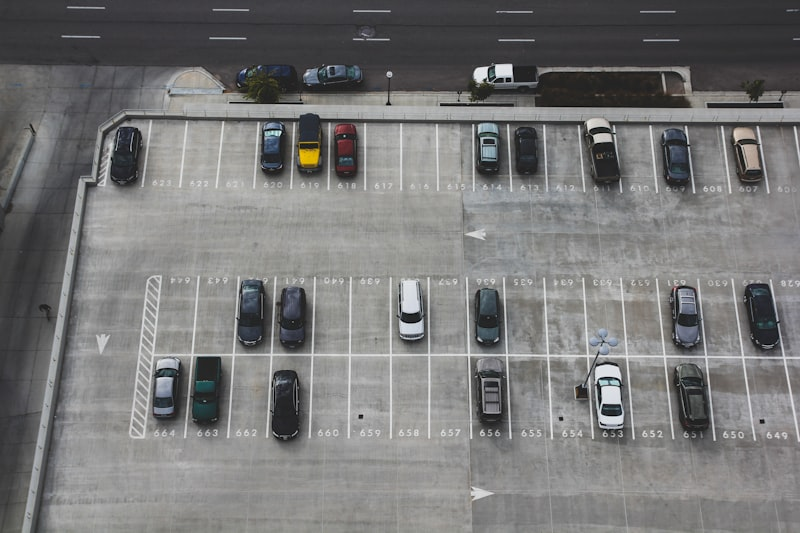
#> input picture data/samples/sample_traffic.jpg, 800 x 533 px, found by its file name
$ python lab01_pipeline.py
#> lines starting #> are read from the running program, lines starting #| are printed output that depends on the picture
### src/common/io.py
"""Universal image input and output utilities using OpenCV and Pillow."""

from __future__ import annotations

from pathlib import Path
from typing import Any

import cv2
import numpy as np
from PIL import Image

from src.common.logger import get_logger

logger = get_logger(__name__)


def load_image_cv(image_path: str | Path, as_grayscale: bool = False) -> np.ndarray:
    """Load an image from disk using OpenCV."""
#> called with as_grayscale = False
    path = Path(image_path)
    if not path.is_file():
        logger.error("Image file not found at: %s", path)
        raise FileNotFoundError(f"Image file not found: {path}")

    flags = cv2.IMREAD_GRAYSCALE if as_grayscale else cv2.IMREAD_COLOR
    image = cv2.imread(str(path), flags)
#> image is the input picture: shape (533, 800, 3); mean B, G, R 119.4, 119.6, 119.6

    if image is None:
        logger.error("Failed to decode image from: %s", path)
        raise ValueError(f"Failed to decode image at path: {path}")

    logger.debug("Loaded image via OpenCV with shape %s from %s", image.shape, path)
    return image


def save_image_cv(image: np.ndarray, output_path: str | Path) -> Path:
    """Save an image array to disk using OpenCV."""
    if not isinstance(image, np.ndarray) or image.size == 0:
        raise ValueError("Invalid image array provided for saving.")

    path = Path(output_path)
    path.parent.mkdir(parents=True, exist_ok=True)

    success = cv2.imwrite(str(path), image)
    if not success:
        logger.error("Failed to write image to %s", path)
        raise ValueError(f"OpenCV failed to write image to {path}")

    logger.info("Saved image via OpenCV to: %s", path)
    return path


def load_image_pil(image_path: str | Path, to_rgb: bool = True) -> Image.Image:
    """Load an image from disk using Pillow."""
#> called with to_rgb = True
    path = Path(image_path)
    if not path.is_file():
        logger.error("Image file not found at: %s", path)
        raise FileNotFoundError(f"Image file not found: {path}")

    try:
        image = Image.open(path)
#> image: PIL image 800x533 RGB
        image.load()
        if to_rgb and image.mode != "RGB":
            image = image.convert("RGB")
        logger.debug(
            "Loaded image via PIL with size %s and mode %s", image.size, image.mode
        )
        return image
    except Exception as exc:
        logger.error("Pillow failed to open image %s: %s", path, exc)
        raise ValueError(f"Could not open image at {path}: {exc}") from exc


# [22 lines left out: function save_image_pil, not called in this run]


def convert_image_format(
    input_path: str | Path,
    output_path: str | Path,
    use_pil: bool = False,
) -> Path:
    """Convert an image from one format to another."""
    if use_pil:
        pil_img = load_image_pil(input_path, to_rgb=False)
        return save_image_pil(pil_img, output_path)

    cv_img = load_image_cv(input_path)
    return save_image_cv(cv_img, output_path)


# [26 lines left out: function get_image_properties, not called in this run]


__all__ = [
    "load_image_cv",
    "save_image_cv",
    "load_image_pil",
    "save_image_pil",
    "convert_image_format",
    "get_image_properties",
]

### src/labs/lab01_basics/pipeline.py
"""Pipeline execution coordinator for Computer Vision Lab 1."""

from __future__ import annotations

from pathlib import Path

import cv2
import numpy as np
import PIL

from src.common.logger import get_logger
from src.labs.lab01_basics.color import bgr_to_grayscale, bgr_to_hsv, bgr_to_lab
from src.labs.lab01_basics.drawing import (
    draw_circle,
    draw_line,
    draw_rectangle,
    draw_text,
)
from src.labs.lab01_basics.geometry import (
    crop_roi,
    resize_by_dimensions,
    resize_by_scale,
)
from src.labs.lab01_basics.io import (
    convert_image_format,
    load_image_cv,
    load_image_pil,
    save_image_cv,
)
from src.labs.lab01_basics.visuals import plot_color_spaces

logger = get_logger(__name__)


def run_lab01(
    input_image_path: str | Path = "data/samples/sample_traffic.jpg",
    output_dir: str | Path = "experiments/predictions/lab01",
) -> dict[str, Path]:
    """Execute complete end-to-end pipeline for Lab 1.

    Args:
        input_image_path: Path to the input test image.
        output_dir: Directory where resulting images and figures will be saved.

    Returns:
        dict[str, Path]: Dictionary mapping artifact names to their saved paths.
    """
    input_path = Path(input_image_path)
    base_out = Path(output_dir)
    artifacts: dict[str, Path] = {}

    logger.info("==================================================")
    logger.info("Starting Execution: UTH Computer Vision - Lab 1")
    logger.info("Input Image: %s", input_path.resolve())
    logger.info("Output Directory: %s", base_out.resolve())
    logger.info("==================================================")

    # 1. Environment verification
    logger.info("[Yêu cầu 1] Môi trường và Thư viện:")
    logger.info("  - OpenCV Version: %s", cv2.__version__)
    logger.info("  - Pillow Version: %s", PIL.__version__)
    logger.info("  - NumPy Version: %s", np.__version__)

    # 2. Image IO & format conversion
    logger.info("[Yêu cầu 2] Đọc và Lưu ảnh đa định dạng...")
    img_cv = load_image_cv(input_path)
    img_pil = load_image_pil(input_path)

    height, width, channels = img_cv.shape
    logger.info(
        "  - OpenCV image shape: (H=%d, W=%d, C=%d), dtype=%s",
        height,
        width,
        channels,
        img_cv.dtype,
    )
#| [2026-12-04 11:13:41] [INFO] [src.labs.lab01_basics.pipeline]:   - OpenCV image shape: (H=533, W=800, C=3), dtype=uint8
    logger.info("  - Pillow image size: %s, mode=%s", img_pil.size, img_pil.mode)
#| [2026-12-04 11:13:41] [INFO] [src.labs.lab01_basics.pipeline]:   - Pillow image size: (800, 533), mode=RGB

    conv_dir = base_out / "converted"
    artifacts["png"] = convert_image_format(input_path, conv_dir / "sample.png")
    artifacts["bmp"] = convert_image_format(input_path, conv_dir / "sample.bmp")
    artifacts["jpg"] = convert_image_format(input_path, conv_dir / "sample_copy.jpg")

    # 3. Color spaces
    logger.info("[Yêu cầu 3] Chuyển đổi không gian màu (Grayscale, HSV, LAB)...")
    colors_dir = base_out / "color_spaces"

    img_gray = bgr_to_grayscale(img_cv)
    img_hsv = bgr_to_hsv(img_cv)
    img_lab = bgr_to_lab(img_cv)

    artifacts["grayscale"] = save_image_cv(img_gray, colors_dir / "grayscale.jpg")
    artifacts["hsv"] = save_image_cv(img_hsv, colors_dir / "hsv.jpg")
    artifacts["lab"] = save_image_cv(img_lab, colors_dir / "lab.jpg")

    fig_grid = plot_color_spaces(img_cv, img_gray, img_hsv, img_lab)
    fig_grid_path = colors_dir / "color_spaces_grid.png"
    fig_grid_path.parent.mkdir(parents=True, exist_ok=True)
    fig_grid.savefig(fig_grid_path, bbox_inches="tight", dpi=150)
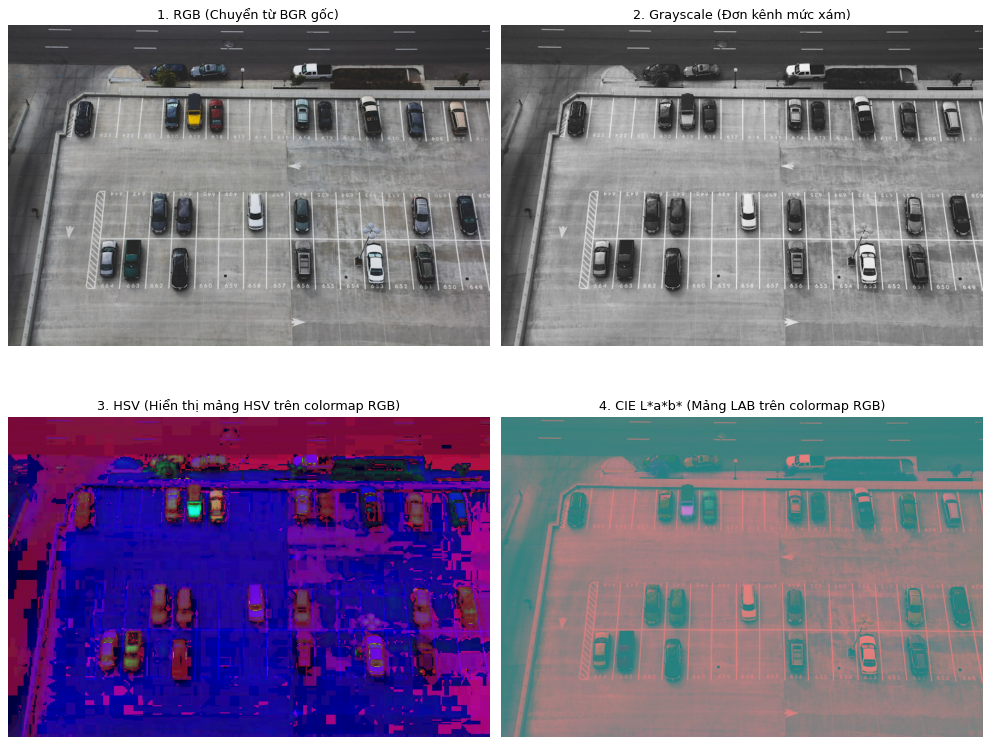
#> figure drawn by matplotlib, 4 panels
    import matplotlib.pyplot as plt

    plt.close(fig_grid)
    artifacts["color_spaces_grid"] = fig_grid_path

    # 4. Spatial transforms
    logger.info("[Yêu cầu 4] Biến đổi hình học: Cắt ROI và Thay đổi kích thước...")
    trans_dir = base_out / "transformed"

    roi_box = (
        int(width * 0.25),
        int(height * 0.25),
        int(width * 0.75),
        int(height * 0.75),
    )
    roi_img = crop_roi(img_cv, roi_box)
    artifacts["roi"] = save_image_cv(roi_img, trans_dir / "roi_crop.jpg")

    scaled_img = resize_by_scale(img_cv, fx=0.5, fy=0.5)
    artifacts["scaled"] = save_image_cv(scaled_img, trans_dir / "scaled_50_percent.jpg")

    fixed_img = resize_by_dimensions(img_cv, target_width=300, target_height=300)
    artifacts["fixed_size"] = save_image_cv(
        fixed_img, trans_dir / "resized_300x300.jpg"
    )

    # 5. Drawing and annotations
    logger.info("[Yêu cầu 5] Vẽ hình học cơ bản và chú thích văn bản...")
    draw_dir = base_out / "annotations"
    annotated = img_cv.copy()

    annotated = draw_rectangle(
        annotated, (50, 50), (250, 200), (0, 255, 0), thickness=3
    )
    annotated = draw_circle(
        annotated, (400, 150), radius=60, color=(255, 0, 0), thickness=-1
    )
    annotated = draw_line(
        annotated, (0, 0), (width - 1, height - 1), (0, 0, 255), thickness=2
    )
    annotated = draw_text(
        annotated,
        "Lab 1: OpenCV Basics",
        (50, height - 50),
        font_scale=1.2,
        color=(0, 255, 255),
        thickness=2,
    )
    artifacts["annotated"] = save_image_cv(annotated, draw_dir / "annotated_sample.jpg")

    logger.info("Lab 1 pipeline execution completed successfully!")
    return artifacts


# [2 lines that do not run on import are left out]

### src/common/color.py
"""Universal color space transformation utilities for Computer Vision pipelines."""

from __future__ import annotations

import cv2
import numpy as np
from PIL import Image

from src.common.logger import get_logger

logger = get_logger(__name__)


# [16 lines left out: functions bgr_to_rgb, rgb_to_bgr, not called in this run]


def bgr_to_grayscale(image: np.ndarray) -> np.ndarray:
    """Convert a BGR color image to a single-channel grayscale image."""
    if image.ndim != 3 or image.shape[2] != 3:
        raise ValueError(f"Expected 3-channel BGR image, got shape {image.shape}")
    return cv2.cvtColor(image, cv2.COLOR_BGR2GRAY)


def bgr_to_hsv(image: np.ndarray) -> np.ndarray:
    """Convert a BGR image to the HSV color space."""
    if image.ndim != 3 or image.shape[2] != 3:
        raise ValueError(f"Expected 3-channel BGR image, got shape {image.shape}")
    return cv2.cvtColor(image, cv2.COLOR_BGR2HSV)


def bgr_to_lab(image: np.ndarray) -> np.ndarray:
    """Convert a BGR image to the CIE L*a*b* perceptual color space."""
    if image.ndim != 3 or image.shape[2] != 3:
        raise ValueError(f"Expected 3-channel BGR image, got shape {image.shape}")
    return cv2.cvtColor(image, cv2.COLOR_BGR2LAB)


def pil_to_grayscale(image: Image.Image) -> Image.Image:
    """Convert a PIL Image to grayscale (mode 'L')."""
    return image.convert("L")


# [5 lines left out: function pil_to_hsv, not called in this run]


__all__ = [
    "bgr_to_rgb",
    "rgb_to_bgr",
    "bgr_to_grayscale",
    "bgr_to_hsv",
    "bgr_to_lab",
    "pil_to_grayscale",
    "pil_to_hsv",
]

### src/labs/lab01_basics/geometry.py
"""Geometric and spatial image transformations for Lab 01."""

from __future__ import annotations

import cv2
import numpy as np
from PIL import Image

from src.common.logger import get_logger

logger = get_logger(__name__)


def crop_roi(image: np.ndarray, *args) -> np.ndarray:
    """Crop a Region of Interest (ROI) from an image array.

    Coordinates format is Pascal VOC / XYXY: (x1, y1, x2, y2).
    Accepts either crop_roi(image, (x1, y1, x2, y2)) or crop_roi(image, x1, y1, x2, y2).
    """
    if len(args) == 1:
        box = args[0]
    elif len(args) == 4:
        box = args
    else:
        raise ValueError(
            "crop_roi expects either a box tuple (x1, y1, x2, y2) or 4 coordinates x1, y1, x2, y2"
        )

    x1, y1, x2, y2 = box
    height, width = image.shape[:2]

    if not (0 <= x1 < x2 <= width and 0 <= y1 < y2 <= height):
        raise ValueError(
            f"Invalid crop box {box} for image of size width={width}, height={height}."
        )

    return image[y1:y2, x1:x2].copy()
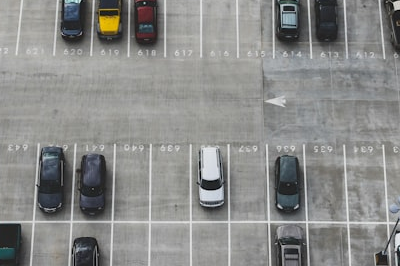
#> returned value: shape (266, 400, 3); mean of channels 0, 1, 2 137, 138.6, 137.9; drawn as B, G, R


# [20 lines left out: function crop_roi_pil, not called in this run]


def resize_by_scale(
    image: np.ndarray,
    fx: float,
    fy: float | None = None,
    interpolation: int = cv2.INTER_LINEAR,
) -> np.ndarray:
    """Resize an image by scaling factors along width and height."""
#> called with fx = 0.5, fy = 0.5, interpolation = 1
    if fy is None:
        fy = fx
    if fx <= 0 or fy <= 0:
        raise ValueError(
            f"Scale factors fx and fy must be positive, got fx={fx}, fy={fy}"
        )

    return cv2.resize(image, dsize=(0, 0), fx=fx, fy=fy, interpolation=interpolation)
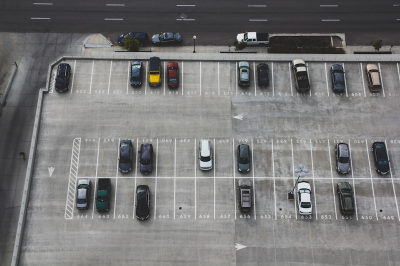
#> returned value: shape (266, 400, 3); mean of channels 0, 1, 2 119.5, 119.7, 119.8; drawn as B, G, R


def resize_by_dimensions(
    image: np.ndarray,
    target_width: int,
    target_height: int,
    interpolation: int = cv2.INTER_LINEAR,
) -> np.ndarray:
    """Resize an image to fixed target dimensions (width, height)."""
#> called with target_width = 300, target_height = 300, interpolation = 1
    if target_width <= 0 or target_height <= 0:
        raise ValueError(
            f"Target dimensions must be positive integers, got width={target_width}, height={target_height}"
        )

    return cv2.resize(image, (target_width, target_height), interpolation=interpolation)
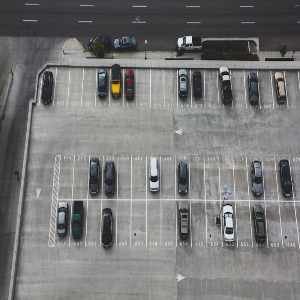
#> returned value: shape (300, 300, 3); mean of channels 0, 1, 2 119.3, 119.5, 119.6; drawn as B, G, R


# [32 lines left out: functions resize_pil_by_scale, resize_pil_by_dimensions, not called in this run]

### src/labs/lab01_basics/drawing.py
"""Geometric annotations and drawing atomic primitives for Lab 01."""

from __future__ import annotations

import cv2
import numpy as np


def draw_line(
    image: np.ndarray,
    pt1: tuple[int, int],
    pt2: tuple[int, int],
    color: tuple[int, int, int] = (0, 0, 255),
    thickness: int = 2,
) -> np.ndarray:
    """Draw a straight line segment on an image copy."""
    output = image.copy()
    cv2.line(output, pt1, pt2, color, thickness=thickness, lineType=cv2.LINE_AA)
    return output


def draw_rectangle(
    image: np.ndarray,
    pt1: tuple[int, int],
    pt2: tuple[int, int],
    color: tuple[int, int, int] = (0, 255, 0),
    thickness: int = 2,
) -> np.ndarray:
    """Draw a rectangle on an image copy."""
#> called with pt1 = (50, 50), pt2 = (250, 200), color = (0, 255, 0), thickness = 3
    output = image.copy()
    cv2.rectangle(output, pt1, pt2, color, thickness=thickness, lineType=cv2.LINE_AA)
    return output


def draw_circle(
    image: np.ndarray,
    center: tuple[int, int],
    radius: int,
    color: tuple[int, int, int] = (255, 0, 0),
    thickness: int = 2,
) -> np.ndarray:
    """Draw a circle on an image copy."""
#> called with center = (400, 150), radius = 60, color = (255, 0, 0), thickness = -1
    if radius <= 0:
        raise ValueError(f"Circle radius must be positive, got {radius}")

    output = image.copy()
    cv2.circle(output, center, radius, color, thickness=thickness, lineType=cv2.LINE_AA)
    return output


def draw_text(
    image: np.ndarray,
    text: str,
    org: tuple[int, int],
    font_face: int = cv2.FONT_HERSHEY_SIMPLEX,
    font_scale: float = 0.8,
    color: tuple[int, int, int] = (255, 255, 255),
    thickness: int = 2,
) -> np.ndarray:
    """Render a text string onto an image copy.

    Gracefully handles when 4th argument is passed as color tuple instead of font_face int.
    """
#> called with text = 'Lab 1: OpenCV Basics', org = (50, 483), font_face = 0, font_scale = 1.2, color = (0, 255, 255), thickness = 2
    actual_font = font_face
    actual_color = color
    if isinstance(font_face, (tuple, list)):
        actual_color = tuple(font_face)
        actual_font = cv2.FONT_HERSHEY_SIMPLEX

    output = image.copy()
    cv2.putText(
        output,
        text,
        org,
        fontFace=actual_font,
        fontScale=font_scale,
        color=actual_color,
        thickness=thickness,
        lineType=cv2.LINE_AA,
    )
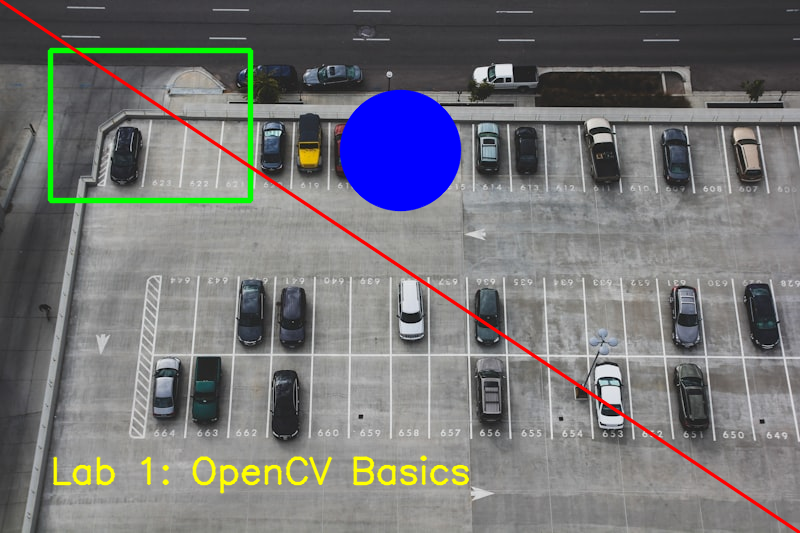
#> output: shape (533, 800, 3); mean B, G, R 119.3, 116.7, 116.3
    return output

### src/common/logger.py
"""Centralized logging module for computer vision pipelines and workspaces.

Provides standardized logging configurations without polluting stdout with raw print statements.
"""

from __future__ import annotations

import logging
import sys
from pathlib import Path


def get_logger(
    name: str = "uth_cv",
    level: int = logging.INFO,
    log_file: Path | str | None = None,
) -> logging.Logger:
    """Initialize or retrieve a structured logger instance.

    Args:
        name: Name of the logger, typically __name__ or module identifier.
        level: Logging level (e.g., logging.INFO, logging.DEBUG).
        log_file: Optional path to append log outputs.

    Returns:
        logging.Logger: Configured logger instance.
    """
    logger = logging.getLogger(name)

    if not logger.handlers:
        logger.setLevel(level)

        formatter = logging.Formatter(
            fmt="[%(asctime)s] [%(levelname)s] [%(name)s]: %(message)s",
            datefmt="%Y-%m-%d %H:%M:%S",
        )

        console_handler = logging.StreamHandler(sys.stdout)
        console_handler.setFormatter(formatter)
        console_handler.setLevel(level)
        logger.addHandler(console_handler)

        if log_file:
            log_path = Path(log_file)
            log_path.parent.mkdir(parents=True, exist_ok=True)
            file_handler = logging.FileHandler(log_path, encoding="utf-8")
            file_handler.setFormatter(formatter)
            file_handler.setLevel(logging.DEBUG)
            logger.addHandler(file_handler)

    return logger


# [12 lines left out: function setup_logger, not called in this run]

### src/labs/lab01_basics/visuals.py
"""Visual presentation utilities for Lab 01 notebook."""

from __future__ import annotations

import cv2
import matplotlib.pyplot as plt
import numpy as np


# [23 lines left out: function plot_side_by_side, not called in this run]


def plot_color_spaces(
    img_bgr: np.ndarray,
    img_gray: np.ndarray,
    img_hsv: np.ndarray,
    img_lab: np.ndarray,
    figsize: tuple[int, int] = (12, 10),
) -> plt.Figure:
    """Plot 4 color spaces (RGB, Grayscale, HSV, Lab) in a 2x2 grid."""
    img_rgb = cv2.cvtColor(img_bgr, cv2.COLOR_BGR2RGB)
    fig, axes = plt.subplots(2, 2, figsize=figsize)

    axes[0, 0].imshow(img_rgb)
    axes[0, 0].set_title("1. RGB (Chuyển từ BGR gốc)", fontsize=11)
    axes[0, 0].axis("off")

    axes[0, 1].imshow(img_gray, cmap="gray")
    axes[0, 1].set_title("2. Grayscale (Đơn kênh mức xám)", fontsize=11)
    axes[0, 1].axis("off")

    axes[1, 0].imshow(img_hsv)
    axes[1, 0].set_title("3. HSV (Hiển thị mảng HSV trên colormap RGB)", fontsize=11)
    axes[1, 0].axis("off")

    axes[1, 1].imshow(img_lab)
    axes[1, 1].set_title("4. CIE L*a*b* (Mảng LAB trên colormap RGB)", fontsize=11)
    axes[1, 1].axis("off")

    plt.tight_layout()
    return fig


# [96 lines left out: functions plot_hsv_channels, plot_roi_and_resize, plot_annotated_image, not called in this run]


plot_single_image = plot_annotated_image

### src/pipelines/lab01_pipeline.py
"""Backward-compatibility shim for Lab 01 pipeline.

Forwarded to: src.labs.lab01_basics.pipeline
"""

from src.labs.lab01_basics.pipeline import run_lab01

__all__ = ["run_lab01"]

if __name__ == "__main__":
    run_lab01()
